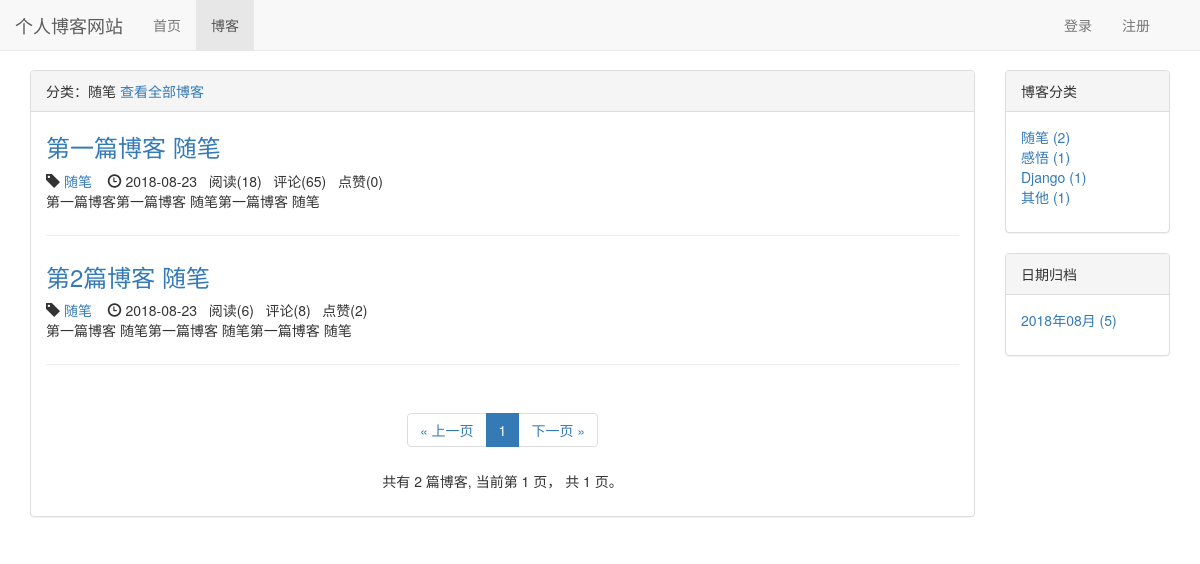
The page /blog/type/1 on the database its author committed.
### blog/models.py (models this page shows, shortened)
class BlogType(models.Model):
    type_name = models.CharField(max_length=15)
    def __str__(self):
        return self.type_name

class Blog(models.Model, ReadNumExpandMethod):  # 继承 方法
    title = models.CharField(max_length=50)
    blog_type = models.ForeignKey(BlogType, on_delete=models.CASCADE)
    content = RichTextUploadingField()
    author = models.ForeignKey(User, on_delete=models.CASCADE)
    read_details = GenericRelation(ReadDetail)
    created_time = models.DateTimeField(auto_now_add=True)
    last_updated_time = models.DateTimeField(auto_now=True)
    class Meta:
        ordering = ['created_time']

### read_statistics/models.py (models this page shows)
class ReadNum(models.Model):
    read_num = models.IntegerField(default=0)
    content_type = models.ForeignKey(ContentType, on_delete=models.CASCADE)
    object_id = models.PositiveIntegerField()
    content_object = GenericForeignKey('content_type', 'object_id')

### likes/models.py (models this page shows)
class LikeCount(models.Model):
    content_type = models.ForeignKey(ContentType, on_delete=models.CASCADE)
    object_id = models.PositiveIntegerField()
    content_object = GenericForeignKey('content_type', 'object_id')
    liked_num = models.IntegerField(default=0)

### blog/views.py (the view)
# urls.py: path('type/<int:blog_type_pk>', views.blogs_with_type, name='blogs_with_type'),
def blogs_with_type(request, blog_type_pk):
    blog_type = get_object_or_404(BlogType, pk=blog_type_pk)
    blogs_all_list = Blog.objects.filter(blog_type=blog_type)
    context = get_blog_list_common_date(request, blogs_all_list)
    context['blog_type'] = blog_type
    return render(request, 'blog/blogs_with_type.html', context)

### comment/templatetags/comment_tags.py (called while the page is built)
@register.simple_tag
def get_comment_count(obj):
    content_type = ContentType.objects.get_for_model(
        obj)  # 根据具体对象获取contenttype
    return Comment.objects.filter(
        content_type=content_type, object_id=obj.pk).count()

### likes/templatetags/likes_tags.py (called while the page is built)
@register.simple_tag
def get_like_count(obj):
    content_type = ContentType.objects.get_for_model(obj)
    like_count, created = LikeCount.objects.get_or_create(
        content_type=content_type, object_id=obj.pk)
    return like_count.liked_num

### read_statistics/models.py (called while the page is built)
    def get_read_num(self):
        try:
            ct = ContentType.objects.get_for_model(self)
            readnum = ReadNum.objects.get(content_type=ct, object_id=self.pk)
            return readnum.read_num
        except exceptions.ObjectDoesNotExist:
            return 0

### user/context_processors.py (called while the page is built)
def login_modal_form(request):
    return {'login_modal_form': LoginForm()}

### blog/templates/blog/blogs_with_type.html (shortened to what this page needs)
{% extends "blog/blog_list.html" %}
{% block blog_list_tilte %}
    分类：{{ blog_type.type_name }}
    <a href="{% url 'blog_list' %}">查看全部博客</a>
{% endblock blog_list_tilte %}

### blog/templates/blog/blog_list.html (shortened to what this page needs)
{% extends "base.html" %}
{% block nav_blog_active%}active{% endblock%}
{% load staticfiles %}
{% load comment_tags %}
{% load likes_tags %}
{% block header_extends %}
    <link rel="stylesheet" href="{% static 'blog/blog.css' %}">
{% endblock header_extends %}
{% block content %}
    <div class="container">
        <div class="row">
            <div class="col-xs-12 col-sm-8 col-md-9 col-lg-10">
                <div class="panel panel-default">
                    <div class="panel-heading">{% block blog_list_tilte %}{% endblock blog_list_tilte %}</div>
                    <div class="panel-body">
                        {% for blog in blogs %}
                        <div class="blog">
                            <h3><a href="{% url 'blog_detail' blog.pk %}">
                            {{ blog.title }}
                            </a></h3>
                            <div class="blog-info">
                                <span class="glyphicon glyphicon-tag"> </span><a href="{% url 'blogs_with_type' blog.blog_type.pk %}"> {{ blog.blog_type }}    </a>&nbsp;&nbsp;
                                <span class="glyphicon glyphicon-time"></span>
                                  {{ blog.created_time|date:'Y-m-d' }}
                                  &nbsp;&nbsp;阅读({{ blog.get_read_num }})
                                  &nbsp;&nbsp;评论({% get_comment_count blog %})
                                  &nbsp;&nbsp;点赞({% get_like_count blog %})
                            </div>
                            <p>{{ blog.content|striptags|truncatechars:120 }}</p>
                        </div>
                        {% empty %}
                        <div class="blog">
                            <h3>暂无博客，敬请期待</h3>
                        </div>
                        {% endfor %}
<div class="paginator">
<ul class="pagination">
    <li>
        {% if page_of_blogs.has_previous %}
            <a href="?page={{ page_of_blogs.previous_page_number }}" aria-label="Previous">
                <span aria-hidden="true">&laquo; 上一页</span>
            </a>
        {% else %}
                <span aria-hidden="true">&laquo; 上一页</span>
        {% endif %}
    </li>
    {% for page_num in  page_range %}
        {% if page_num == page_of_blogs.number %}
        <li class="active"><span>{{ page_num }}</span></li>
        {% else %}
            {% if page_num == '...' %}
            <li><span>{{ page_num }}</span></li>
            {% else %}
            <li><a href="?page={{ page_num }}">{{ page_num }}</a></li>
            {% endif %}
        {% endif %}
    {% endfor %}
    <li>
        {% if page_of_blogs.has_next %}
            <a href="?page={{ page_of_blogs.next_page_number }}" aria-label="Next">
                <span aria-hidden="true">下一页 &raquo;</span>
            </a>
        {% else %}
                <span aria-hidden="true">下一页 &raquo;</span>
        {% endif %}
    </li>
</ul>
<p>
    共有 {{ page_of_blogs.paginator.count }} 篇博客,
    当前第 {{ page_of_blogs.number }} 页，
    共 {{ page_of_blogs.paginator.num_pages }} 页。
</p>
</div>
                    </div>
                </div>
            </div>
            <div class="hidden-xs col-sm-4 col-md-4 col-md-3 col-lg-2">
                    <div class="panel panel-default">
                        <div class="panel-heading">博客分类</div>
                        <div class="panel-body">
                            <ul class="blog-types">
                                {% for blog_type in blog_types %}
                                <li><a href="{% url 'blogs_with_type' blog_type.pk %}">{{ blog_type.type_name }}
                                    ({{ blog_type.blog_count }})
                                </a>
                                </li>
                                {% empty %}
                                <li>暂无分类</li>
                                {% endfor %}
                            </ul>
                        </div>
                    </div>
                    <div class="panel panel-default">
                        <div class="panel-heading">日期归档</div>
                            <div class="panel-body">
                            <ul>
                                {% for blog_date, blog_count in blog_dates.items  %}
                                <a href="{% url 'blogs_with_date' blog_date.year blog_date.month %}">
                                <li>{{ blog_date | date:'Y年m月' }} ({{ blog_count }}) </li>
                                </a>
                                {% endfor %}
                            </ul>
                            </div>
                    </div>
            </div>
        </div>
    </div>
{% endblock content %}

### static/base.css (style rules this page uses)
* { margin: 0; padding: 0; }
body { margin-top: 70px!important; }
ul { list-style: none; }

### blog/static/blog/blog.css (style rules this page uses)
ul.blog-types { list-style-type: none; }
div.blog:not(:last-child) { margin-bottom: 2em; padding-bottom: 1em; border-bottom: 1px solid #eee; }
div.blog h3 { margin-top: 0.3em; }
div.paginator { text-align: center; }

### rows shown on the page
BlogType: type_name "随笔", blog_count "2"
Blog: title "第一篇博客 随笔", blog_type "随笔", created_time "2018-08-23", get_read_num "18", id "65", id.liked_num "0", content "第一篇博客第一篇博客 随笔第一篇博客 随笔"
Blog: title "第2篇博客 随笔", blog_type "随笔", created_time "2018-08-23", get_read_num "6", id "8", id.liked_num "2", content "第一篇博客 随笔第一篇博客 随笔第一篇博客 随笔"
BlogType: type_name "感悟", blog_count "1"
BlogType: type_name "Django", blog_count "1"
BlogType: type_name "其他", blog_count "1"

### other values the page prints
{{ page_num }} "1"
{{ page_of_blogs.paginator.count }} "2"
{{ page_of_blogs.number }} "1"
{{ page_of_blogs.paginator.num_pages }} "1"
{{ blog_date | date:'Y年m月' }} "2018年08月"
{{ blog_count }} "5"
